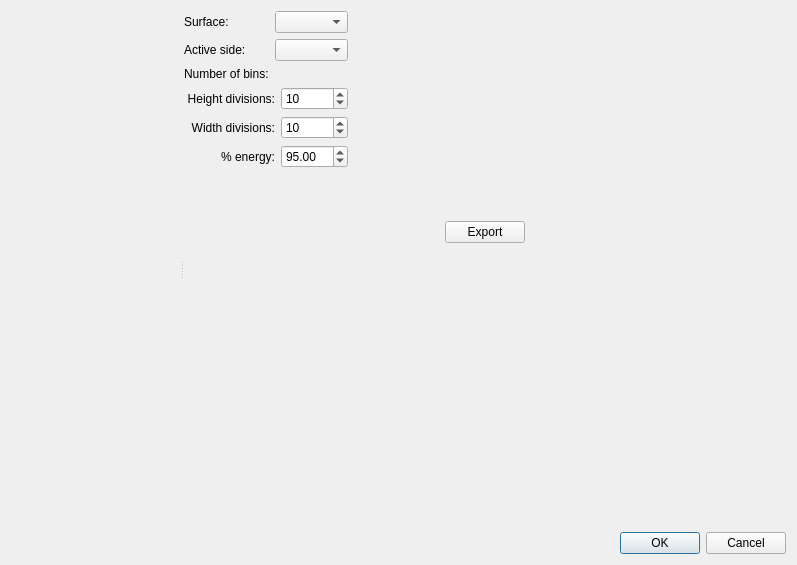
<?xml version="1.0" encoding="UTF-8"?>
<ui version="4.0">
 <class>FluxDistributionDialog</class>
 <widget class="QDialog" name="FluxDistributionDialog">
  <property name="geometry">
   <rect>
    <x>0</x>
    <y>0</y>
    <width>797</width>
    <height>565</height>
   </rect>
  </property>
  <property name="windowTitle">
   <string>Dialog</string>
  </property>
  <layout class="QVBoxLayout" name="verticalLayout">
   <item>
    <widget class="QSplitter" name="splitter">
     <property name="orientation">
      <enum>Qt::Horizontal</enum>
     </property>
     <widget class="QWidget" name="PlotsWidget" native="true"/>
     <widget class="QWidget" name="StatiscalWidget" native="true">
      <layout class="QGridLayout" name="gridLayout">
       <item row="0" column="0">
        <widget class="QLabel" name="label">
         <property name="text">
          <string>Surface:</string>
         </property>
        </widget>
       </item>
       <item row="1" column="0">
        <widget class="QLabel" name="label_2">
         <property name="text">
          <string>Active side:</string>
         </property>
        </widget>
       </item>
       <item row="2" column="0">
        <widget class="QLabel" name="binsTitle">
         <property name="text">
          <string>Number of bins:</string>
         </property>
        </widget>
       </item>
       <item row="3" column="3">
        <spacer name="horizontalSpacer">
         <property name="orientation">
          <enum>Qt::Horizontal</enum>
         </property>
         <property name="sizeHint" stdset="0">
          <size>
           <width>40</width>
           <height>20</height>
          </size>
         </property>
        </spacer>
       </item>
       <item row="8" column="0">
        <spacer name="verticalSpacer">
         <property name="orientation">
          <enum>Qt::Vertical</enum>
         </property>
         <property name="sizeHint" stdset="0">
          <size>
           <width>20</width>
           <height>40</height>
          </size>
         </property>
        </spacer>
       </item>
       <item row="3" column="2">
        <widget class="QSpinBox" name="xBinsSping">
         <property name="minimum">
          <number>1</number>
         </property>
         <property name="maximum">
          <number>999999999</number>
         </property>
         <property name="value">
          <number>10</number>
         </property>
        </widget>
       </item>
       <item row="4" column="2">
        <widget class="QSpinBox" name="spinBox">
         <property name="minimum">
          <number>1</number>
         </property>
         <property name="maximum">
          <number>999999999</number>
         </property>
         <property name="value">
          <number>10</number>
         </property>
        </widget>
       </item>
       <item row="3" column="0" colspan="2">
        <widget class="QLabel" name="xBinsLabel">
         <property name="text">
          <string>Height divisions:</string>
         </property>
         <property name="alignment">
          <set>Qt::AlignRight|Qt::AlignTrailing|Qt::AlignVCenter</set>
         </property>
        </widget>
       </item>
       <item row="4" column="0" colspan="2">
        <widget class="QLabel" name="yBinsLabel">
         <property name="text">
          <string>Width divisions:</string>
         </property>
         <property name="alignment">
          <set>Qt::AlignRight|Qt::AlignTrailing|Qt::AlignVCenter</set>
         </property>
        </widget>
       </item>
       <item row="5" column="0" colspan="2">
        <widget class="QLabel" name="energYPercentLabel">
         <property name="text">
          <string>% energy:</string>
         </property>
         <property name="alignment">
          <set>Qt::AlignRight|Qt::AlignTrailing|Qt::AlignVCenter</set>
         </property>
        </widget>
       </item>
       <item row="5" column="2">
        <widget class="QDoubleSpinBox" name="doubleSpinBox">
         <property name="maximum">
          <double>100.000000000000000</double>
         </property>
         <property name="value">
          <double>95.000000000000000</double>
         </property>
        </widget>
       </item>
       <item row="1" column="1" colspan="2">
        <widget class="QComboBox" name="comboBox_2"/>
       </item>
       <item row="0" column="1" colspan="2">
        <widget class="QComboBox" name="surfaceCombo"/>
       </item>
       <item row="6" column="0" colspan="4">
        <widget class="QWidget" name="dataWidget" native="true">
         <layout class="QVBoxLayout" name="verticalLayout_2">
          <item>
           <widget class="QLabel" name="statisticalDataLabel">
            <property name="text">
             <string/>
            </property>
           </widget>
          </item>
         </layout>
        </widget>
       </item>
       <item row="7" column="0" colspan="4">
        <widget class="QWidget" name="exportWidget" native="true">
         <layout class="QHBoxLayout" name="horizontalLayout">
          <item>
           <spacer name="horizontalSpacer_2">
            <property name="orientation">
             <enum>Qt::Horizontal</enum>
            </property>
            <property name="sizeHint" stdset="0">
             <size>
              <width>129</width>
              <height>20</height>
             </size>
            </property>
           </spacer>
          </item>
          <item>
           <widget class="QPushButton" name="exportButton">
            <property name="text">
             <string>Export</string>
            </property>
           </widget>
          </item>
          <item>
           <spacer name="horizontalSpacer_3">
            <property name="orientation">
             <enum>Qt::Horizontal</enum>
            </property>
            <property name="sizeHint" stdset="0">
             <size>
              <width>129</width>
              <height>20</height>
             </size>
            </property>
           </spacer>
          </item>
         </layout>
        </widget>
       </item>
      </layout>
     </widget>
    </widget>
   </item>
   <item>
    <widget class="QDialogButtonBox" name="buttonBox">
     <property name="orientation">
      <enum>Qt::Horizontal</enum>
     </property>
     <property name="standardButtons">
      <set>QDialogButtonBox::Cancel|QDialogButtonBox::Ok</set>
     </property>
    </widget>
   </item>
  </layout>
 </widget>
 <resources/>
 <connections>
  <connection>
   <sender>buttonBox</sender>
   <signal>accepted()</signal>
   <receiver>FluxDistributionDialog</receiver>
   <slot>accept()</slot>
   <hints>
    <hint type="sourcelabel">
     <x>248</x>
     <y>254</y>
    </hint>
    <hint type="destinationlabel">
     <x>157</x>
     <y>274</y>
    </hint>
   </hints>
  </connection>
  <connection>
   <sender>buttonBox</sender>
   <signal>rejected()</signal>
   <receiver>FluxDistributionDialog</receiver>
   <slot>reject()</slot>
   <hints>
    <hint type="sourcelabel">
     <x>316</x>
     <y>260</y>
    </hint>
    <hint type="destinationlabel">
     <x>286</x>
     <y>274</y>
    </hint>
   </hints>
  </connection>
 </connections>
</ui>
